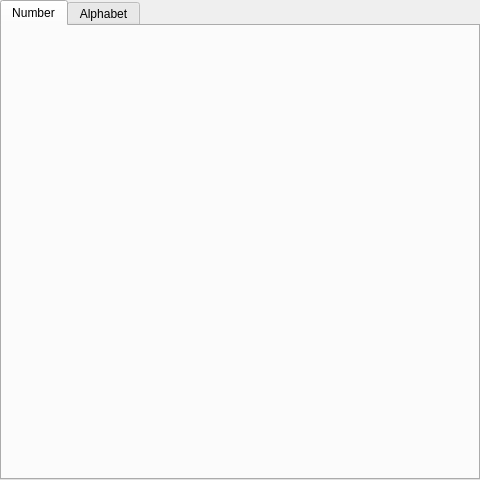
<?xml version="1.0" encoding="UTF-8"?>
<ui version="4.0">
 <class>Hardkey</class>
 <widget class="QWidget" name="Hardkey">
  <property name="geometry">
   <rect>
    <x>0</x>
    <y>0</y>
    <width>480</width>
    <height>480</height>
   </rect>
  </property>
  <property name="windowTitle">
   <string>Hardkey</string>
  </property>
  <property name="toolTip">
   <string>Hardkey</string>
  </property>
  <property name="statusTip">
   <string>Hardkey</string>
  </property>
  <property name="whatsThis">
   <string>Hardkey</string>
  </property>
  <widget class="QTabWidget" name="hardkeyTab">
   <property name="geometry">
    <rect>
     <x>0</x>
     <y>0</y>
     <width>480</width>
     <height>480</height>
    </rect>
   </property>
   <property name="currentIndex">
    <number>0</number>
   </property>
   <widget class="QWidget" name="number">
    <attribute name="title">
     <string>Number</string>
    </attribute>
   </widget>
   <widget class="QWidget" name="alphabet">
    <attribute name="title">
     <string>Alphabet</string>
    </attribute>
   </widget>
  </widget>
 </widget>
 <resources/>
 <connections/>
</ui>
